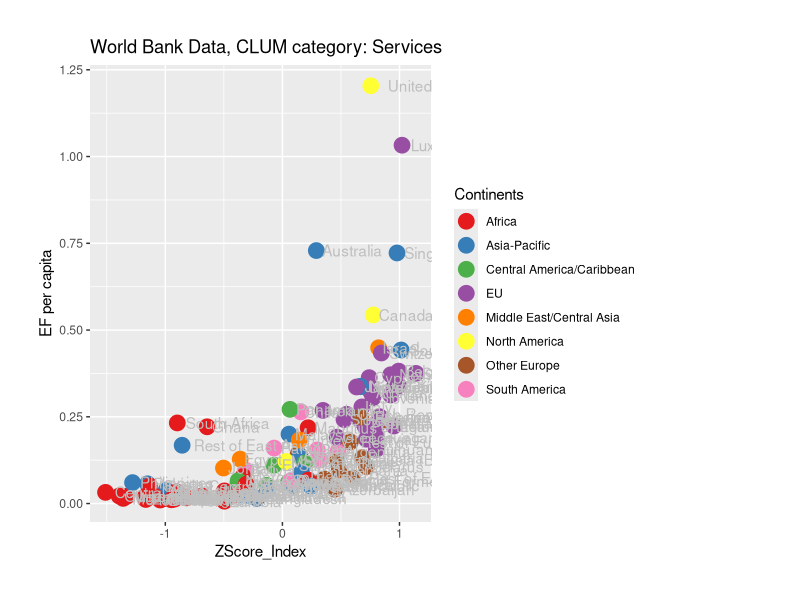

Write the R code that produced this figure. (Note: this script raises an error after producing the figure.)
library(ggplot2)
library(grid)
library(gridExtra)
library(RColorBrewer)

#TO DO, next
# export for Powerpoint
#colours the same as EF
#Fix the alignment etc issues
# CLEAN UP!!

#DONE, as a table on the graphic!!!!
#add data indicators used (probably just in powerpoint slides)
# move to function for plots (started at bottom)
# filter by quality score
# CLEAN UP!! (but could do more (eg. spellings w/o loop...))
# color points (by continent?)

"Set the minimum QScore to be included in the data"
QScoreMin <- 4

#Pull the data from csv files
EFWBData <- read.csv("./GFN_Data_Visualization/ScatterVisuals/NFA_WB_2017_CLUM.csv")
EFSDGData <- read.csv("./GFN_Data_Visualization/ScatterVisuals/NFA_SDG_2017_CLUM.csv")

color.codes<-as.character(c("#3399FF", "#FF0000", "#000000"))

#subetted data to plot
EFWBData11 <- subset(EFWBData,(EFWBData$year == 2011 & EFWBData$QScore > QScoreMin))
EFSDGData11 <- subset(EFSDGData,(EFSDGData$year == 2011 & EFSDGData$QScore > QScoreMin))

EFWBData11.Food <- subset(EFWBData11, EFWBData11$clum7_name == "Food")
EFWBData11.Goods <- subset(EFWBData11, EFWBData11$clum7_name == "Goods")
EFWBData11.Government <- subset(EFWBData11, EFWBData11$clum7_name == "Government")
EFWBData11.Housing <- subset(EFWBData11, EFWBData11$clum7_name == "Housing")
EFWBData11.PersonalTransportation <- subset(EFWBData11, EFWBData11$clum7_name == "Personal Transportation")
EFWBData11.Services <- subset(EFWBData11, EFWBData11$clum7_name == "Services")

EFSDGData11.Food <- subset(EFSDGData11, EFSDGData11$clum7_name == "Food")
EFSDGData11.Goods <- subset(EFSDGData11, EFSDGData11$clum7_name == "Goods")
EFSDGData11.Government <- subset(EFSDGData11, EFSDGData11$clum7_name == "Government")
EFSDGData11.GrossFixedCapitalFormation <- subset(EFSDGData11, EFSDGData11$clum7_name == "Gross Fixed Capital Formation")
EFSDGData11.Housing <- subset(EFSDGData11, EFSDGData11$clum7_name == "Housing")
EFSDGData11.PersonalTransportation <- subset(EFSDGData11, EFSDGData11$clum7_name == "Personal Transportation")
EFSDGData11.Services <- subset(EFSDGData11, EFSDGData11$clum7_name == "Services")

##TEST PLOT for Plot Function
myColors <- brewer.pal(8,"Set1")
names(myColors) <- levels(EFWBData11.Services$Continents)
colScale <- scale_colour_manual(name = "Continents",values = myColors)
#
p <- ggplot(EFWBData11.Services, aes(ZScore_Index, total,colour=Continents)) + geom_point(size = 5) +
  geom_text(label = EFWBData11.Services$GTAP_name,hjust=-.1, colour="grey") +
  colScale +
  theme(plot.margin = unit(c(1,4,1,1),"cm")) +
  # annotation_custom(textGrob(subset(IndicatorsDownloaded[,2],IndicatorsDownloaded$CLUM=="Services"))) +
  # xmin=-.5,xmax=1,ymin=-2,ymax=-1) +
  #
  labs(title = paste("World Bank Data, CLUM category:",EFWBData11.Services$clum7_name),
       y = "EF per capita"); p
# annotate("text", x = 0, y = -1:-17, hjust = 0,
#          label = subset(IndicatorsDownloaded[,2],IndicatorsDownloaded$CLUM=="Services"))
# labs(caption = "text",subset(IndicatorsDownloaded[,2],IndicatorsDownloaded$CLUM=="Services"))
gt <- ggplot_gtable(ggplot_build(p))
gt$layout$clip[gt$layout$name == "panel"] <- "off"
tb <- tableGrob(subset(SDGIndicatorsDownloaded[,2],SDGIndicatorsDownloaded$CLUM=="Services"),
                theme = ttheme_default(base_size=9, margin = theme(plot.margin = unit(c(2,2,2,2), "cm")),core = list(fg_params=list(hjust=0, x=0))))
#rowhead = list(fg_params=list(hjust=0, x=0))))
grid.arrange(gt, tb, nrow=2, heights = c(2,1))

# plotname <- paste(substr(EFWBData11.Services,1,5),substr(EFWBData11.Services,13,17),".pdf")
# pdf(plotname,width=6,height=4,paper='special')

#grid.draw(gt)
#subset(IndicatorsDownloaded[,2],IndicatorsDownloaded$CLUM=="Services")

plotfunc <- function(data, title, CLUMcat, IndDL){
  myColors <- brewer.pal(8,"Set1")
  names(myColors) <- levels(data$Continents)
  colScale <- scale_colour_manual(name = "Continents",values = myColors)
  p <- ggplot(data, aes(ZScore_Index, total , colour = Continents)) +
    geom_point(size = 3) +
    geom_text(label = data$GTAP_name,hjust=-.2, alpha=0.6, colour="grey") +
    colScale +
    labs(title = paste(title,"CLUM category:",data$clum7_name), y = "EF per capita") +
  theme(plot.margin = unit(c(1,2,1,1),"cm"), legend.position = c(.1,.7),
        legend.text = element_text(colour="black", size=6),
        legend.key.size = unit(.05,"cm"),
        legend.background = element_rect(fill=alpha ("white",0.4))) 
gt <- ggplot_gtable(ggplot_build(p)) 
gt$layout$clip[gt$layout$name == "panel"] <- "off" 
tb <- tableGrob(subset(IndDL[,2],IndDL$CLUM==CLUMcat),
                theme = ttheme_default(base_size=8, 
                                       core = list(fg_params=list(hjust=0, x=0))))
#rowhead = list(fg_params=list(hjust=0, x=0))))
#tb <- grid.table(subset(IndDL[,2],IndDL$CLUM==CLUMcat))
grid.newpage()
grid.arrange(gt, tb, nrow=2, heights = c(1.5,.5))

# plotname <- paste(data,".pdf")
# pdf(plotname,width=6,height=4,paper='special')
# dev.off

#, main=textGrob("Total Data and Image", gp=gpar(cex=3)), ncol = 2,
           #  widths=unit.c(grobWidth(gt), unit(1,"npc") - grobWidth(tb)))
#grid.draw(gt)
}

# change if no pause(waitlength) between charts wanted
peruse <- "yes"
waitlength <- 6
if (peruse=="yes"){pause <- function(secs){Sys.sleep(secs)}
}   else {pause(waitlength) <- 0}

plotfunc(EFSDGData11.Services,"SDG Data", "Services", SDGIndicatorsDownloaded)
pause(waitlength)
plotfunc(EFSDGData11.Goods,"SDG Data", "Goods",SDGIndicatorsDownloaded)
pause(waitlength)
plotfunc(EFSDGData11.Government,"SDG Data", "Government", SDGIndicatorsDownloaded)
pause(waitlength)
plotfunc(EFSDGData11.Housing,"SDG Data", "Housing", SDGIndicatorsDownloaded)
pause(waitlength)
plotfunc(EFSDGData11.GrossFixedCapitalFormation,"SDG Data", "Gross Fixed Capital Formation", SDGIndicatorsDownloaded)
pause(waitlength)
plotfunc(EFSDGData11.PersonalTransportation,"SDG Data", "Personal Transportation", SDGIndicatorsDownloaded)
pause(waitlength)
plotfunc(EFSDGData11.Food,"SDG Data", "Food", SDGIndicatorsDownloaded)
pause(waitlength)


plotfunc(EFWBData11.PersonalTransportation,"World Bank Data", "Personal Transportation",IndicatorsDownloaded)
pause(waitlength)
plotfunc(EFWBData11.Housing,"World Bank Data", "Housing",IndicatorsDownloaded)
pause(waitlength)
plotfunc(EFWBData11.Government,"World Bank Data", "Government",IndicatorsDownloaded)
pause(waitlength)
plotfunc(EFWBData11.Food,"World Bank Data", "Food",IndicatorsDownloaded)
pause(waitlength)
plotfunc(EFWBData11.Services,"World Bank Data", "Services",IndicatorsDownloaded)

#Goods DOES NOT HAVE WB Data!!!!
plotfunc(EFWBData11.Goods,"World Bank Data", "Goods", IndicatorsDownloaded)
